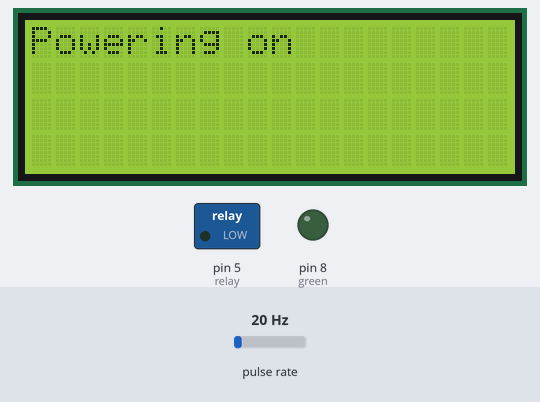
A sketch run on a simulated Arduino Uno, built with avr-gcc and run on an emulated ATmega328P. Shown: 20×4 character LCD, switched loads named in the sketch (green lamp = pin HIGH), output pins drawn as LEDs (lit = HIGH). Wiring (inferred from the names in the program): pulse sensor: data pin 2. The test bench sets the inputs (shaded band); at power-on: pulse rate 20 Hz. The modem accepts every AT command (registered, SIM ready, sends succeed) and sends nothing else; what the sketch prints to the serial monitor is not drawn. At 9.6 s the program stops and its outputs stay as they are.

Above: at 1.1 s.
At 2.1 s:
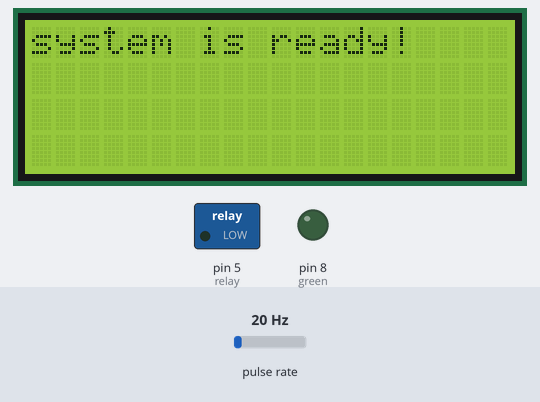
At 6.27 s:
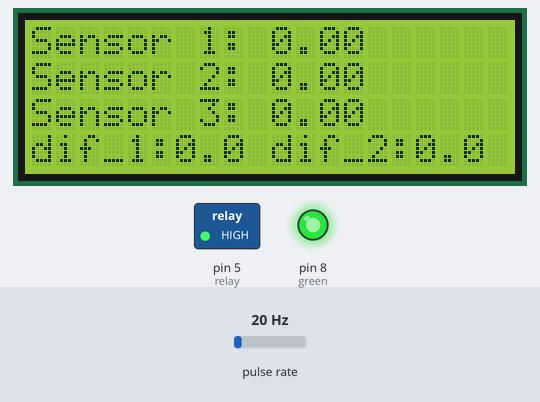
Timing chart, 0 to 7.9 s (numbered marks = the images above):
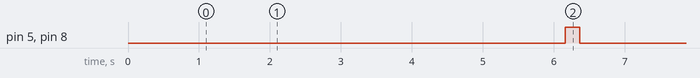

Measured:
- by itself, pin 5 (relay), pin 8 (green): LOW → HIGH at 6.2 s, → LOW 0.20 s later
- what the display in image 0 shows lasts 1.0 s, from 1.1 s to 2.1 s

The sketch:

water_flow.ino
```cpp
#include <Wire.h>
#include <LiquidCrystal_I2C.h>
#include <SoftwareSerial.h>
// Set the LCD address to 0x27 for a 20 chars and 4 line display
LiquidCrystal_I2C lcd(0x27, 20, 4);
//GSM sim "14, 15"; // RX,TX for Arduino and for the module it's TXD RXD, they should be inverted
SoftwareSerial sim(14, 15); // RX,TX for Arduino and for the module it's TXD RXD, they should be inverted
String number = "+250786135953";
volatile int flow_frequency1; // Measures flow sensor pulses
volatile int flow_frequency2; // Measures flow sensor pulses
volatile int flow_frequency3; // Measures flow sensor pulses
// Calculated litres/hour
float vol1 = 0.0, l_minute1;
float vol2 = 0.0, l_minute2;
float vol3 = 0.0, l_minute3;
unsigned char flowsensor1 = 2; // Sensor Input
unsigned char flowsensor2 = 18; // Sensor Input
unsigned char flowsensor3 = 19; // Sensor Input
unsigned long currentTime;
unsigned long cloopTime;
const int relay =   5;
int green = 8;
unsigned long SMSSent = 0;
float diff_1;
float diff_2;
void flow1 () // Interrupt function
{
  flow_frequency1++;
}
void flow2 () // Interrupt function
{
  flow_frequency2++;
}
void flow3 () // Interrupt function
{
  flow_frequency3++;
}
void setup()
{

  pinMode(flowsensor1, INPUT);
  pinMode(flowsensor2, INPUT);
  pinMode(flowsensor3, INPUT);
  pinMode(relay, OUTPUT);
  pinMode(8, OUTPUT);
  pinMode(relay, OUTPUT);
  digitalWrite(relay, LOW);
  digitalWrite(flowsensor1, HIGH); // Optional Internal Pull-Up
  digitalWrite(flowsensor2, HIGH); // Optional Internal Pull-Up
  digitalWrite(flowsensor3, HIGH); // Optional Internal Pull-Up
  Serial.begin(9600);
  attachInterrupt(digitalPinToInterrupt(flowsensor1), flow1, RISING); // Setup Interrupt
  attachInterrupt(digitalPinToInterrupt(flowsensor2), flow2, RISING); // Setup Interrupt
  attachInterrupt(digitalPinToInterrupt(flowsensor3), flow3, RISING); // Setup Interrupt
  currentTime = millis();
  cloopTime = currentTime;
  lcd.init();
  //lcd.begin(20, 4);
  lcd.backlight();
  lcd.clear();
  delay(1000);
  // TURN ON THE BLACKLIGHT AND PRINT A MESSAGE.
  lcd.setCursor(0, 0);
  lcd.print("Powering on");
  delay(1000);
  lcd.clear();
  lcd.setCursor(0, 0);
  lcd.print("system is ready!");
  delay(1000);
  lcd.clear();
  Serial.begin(9600);
  Serial.println("Wait few seconds...");
  delay(3000);
  Serial.println("System Started...");
  sim.begin(9600);
}
void loop ()
{
  diff_1 = vol1 - vol2;
  diff_2 = vol2 - vol3;
  lcd.setCursor(0, 0);
  lcd.print("Sensor 1:");
  lcd.setCursor(10, 0);
  lcd.print(vol1, 2);

  lcd.setCursor(0, 1);
  lcd.print("Sensor 2:");
  lcd.setCursor(10, 1);
  lcd.print(vol2, 2);

  lcd.setCursor(0, 2);
  lcd.print("Sensor 3:");
  lcd.setCursor(10, 2);
  lcd.print(vol3);
  lcd.setCursor(0, 3);
  lcd.print("dif_1:");
  lcd.setCursor(6, 3);
  lcd.print(diff_1, 1);
  lcd.setCursor(10, 3);
  lcd.print("dif_2:");
  lcd.setCursor(16, 3);
  lcd.print(diff_2, 1);
  relayon();
  if ( diff_1 <=0.08 && diff_2 <=0.08)
  {
    ledon();
  }
  else if (diff_1 > 0.1  )
  {
    ledoff();
    relayoff();
    lcd.setCursor(0, 0);
    lcd.print("error in range 1!");

    if (SMSSent == 0)
    {
      SendMessage1();
      SMSSent = 1;
      exit(1);
    }
  }
  else if (diff_1 <= 0.1 && diff_2 > 0.1  )
  {
    ledoff();
    relayoff();
    lcd.setCursor(0, 0);
    lcd.print("error in range 2!");
    if (SMSSent == 0)
    {
      SendMessage2();
      SMSSent = 1;
      exit(1);
    }
  }

  currentTime = millis();
  // Every second, calculate and print litres/hour
  if (currentTime >= (cloopTime + 1000))
  {
    cloopTime = currentTime; // Updates cloopTime
    if (flow_frequency1 != 0) {
      // Pulse frequency (Hz) = 7.5Q, Q is flow rate in L/min.
      l_minute1 = (flow_frequency1 / 7.5); // (Pulse frequency x 60 min) / 7.5Q = flowrate in L/hour
      Serial.print("Rate: ");
      Serial.print(l_minute1);
      Serial.println(" L/M");
      l_minute1 = l_minute1 / 60;
      vol1 = vol1 + l_minute1;
      Serial.println("Vol1:");
      Serial.print(vol1);
      Serial.print(" L");
      flow_frequency1 = 0; // Reset Counter
      Serial.print(l_minute1, DEC); // Print litres/hour
      Serial.println(" L/Sec");
    }
    else {
      Serial.println(" flow rate = 0 ");

      Serial.print("Rate: ");
      Serial.print( flow_frequency1 );
      Serial.print(" L/M");

      Serial.println("Vol1:");
      Serial.print(vol1);
      Serial.print(" L");
    }
    //--------------------------------------- the next sensor

    if (flow_frequency2 != 0) {
      // Pulse frequency (Hz) = 7.5Q, Q is flow rate in L/min.
      l_minute2 = (flow_frequency2 / 7.5); // (Pulse frequency x 60 min) / 7.5Q = flowrate in L/hour
      Serial.print("Rate: ");
      Serial.print(l_minute2);
      Serial.println(" L/M");
      l_minute2 = l_minute2 / 60;

      vol2 = vol2 + l_minute2;
      Serial.println("Vol2:");
      Serial.print(vol2);
      Serial.print(" L");
      flow_frequency2 = 0; // Reset Counter
      Serial.print(l_minute2, DEC); // Print litres/hour
      Serial.println(" L/Sec");
    }
    else {
      Serial.println(" flow rate = 0 ");

      Serial.print("Rate: ");
      Serial.print( flow_frequency2 );
      Serial.print(" L/M");

      Serial.println("Vol2:");
      Serial.print(vol2);
      Serial.print(" L");
    }
    //------------------- the third sensor------------------
    if (flow_frequency3 != 0) {
      // Pulse frequency (Hz) = 7.5Q, Q is flow rate in L/min.
      l_minute3 = (flow_frequency3 / 7.5); // (Pulse frequency x 60 min) / 7.5Q = flowrate in L/hour
      Serial.print("Rate: ");
      Serial.print(l_minute3);
      Serial.println(" L/M");
      l_minute3 = l_minute3 / 60;

      vol3 = vol3 + l_minute3;
      Serial.println("Vol3:");
      Serial.print(vol3);
      Serial.print(" L");
      flow_frequency3 = 0; // Reset Counter
      Serial.print(l_minute3, DEC); // Print litres/hour
      Serial.println(" L/Sec");
    }
    else {
      Serial.println(" flow rate = 0 ");

      Serial.print("Rate: ");
      Serial.print( flow_frequency3 );
      Serial.print(" L/M");

      Serial.println("Vol:");
      Serial.print(vol3);
      Serial.print(" L");
    }


    Serial.println("");
    Serial.println("------------------------------------------------------------");


  }
}

//CODES TO TURN ON LED
void ledon() {
  digitalWrite(green, HIGH);
}

//CODES TO TURN OFF LED
void ledoff() {
  digitalWrite(green, LOW);
}
//CODES TO TURN ON RELAY
void relayon() {
  digitalWrite(relay, HIGH);
}
//CODES TO TURN OFF RELAY
void relayoff() {
  digitalWrite(relay, LOW);
}

//SENDING SMS CODES
void SendMessage1()
{
  sim.println("AT+CMGF=1");
  delay(1000);
  sim.println("AT+CMGS=\"" + number + "\"\r");
  delay(1000);
  String SMS = "Hi, sms from GSM that there is a problem in range one(1)";
  sim.println(SMS);
  delay(100);
  sim.println((char)26);
  delay(1000);
}

void SendMessage2()
{
  sim.println("AT+CMGF=1");
  delay(1000);
  sim.println("AT+CMGS=\"" + number + "\"\r");
  delay(1000);
  String SMS = "Hi, sms from GSM that there is a problem in range two(2)";
  sim.println(SMS);
  delay(100);
  sim.println((char)26);
  delay(1000);
}
```
